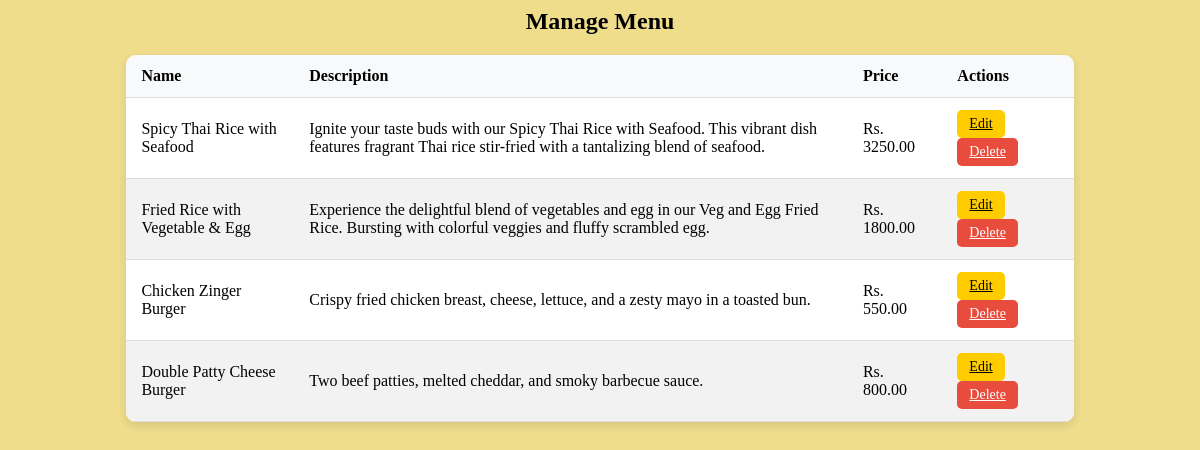
Screenshot of /manage_menu/ with the database file from the repository.
### webstore/models.py (models this page shows, shortened)
class Menu(models.Model):
    name = models.CharField(max_length=50)
    description = models.CharField(max_length=400)
    price = models.FloatField()
    img_url = models.ImageField(upload_to='static/')

### webstore/views.py (the view)
# urls.py: path('manage_menu/', views.manage_menu, name='manage_menu'),
def manage_menu(request):
    items = Menu.objects.all()
    return render(request, 'manage_menu.html', {'items': items})

### webstore/templates/manage_menu.html (shortened to what this page needs)
<h2 class="center">Manage Menu</h2>
<table class="table">
    <thead>
        <tr>
            <th>Name</th>
            <th>Description</th>
            <th>Price</th>
            <th>Actions</th>
        </tr>
    </thead>
    <tbody>
        {% for item in items %}
        <tr>
            <td>{{ item.name }}</td>
            <td>{{ item.description }}</td>
            <td>Rs. {{ item.price|floatformat:2 }}</td>
            <td class="d-flex">
                <a href="{% url 'edit_menu' item.id %}" class="btn btn-warning btn-sm me-2">Edit</a>
                <a href="{% url 'delete_menu' item.id %}" class="btn btn-danger btn-sm">Delete</a>
            </td>
        </tr>
        {% endfor %}
    </tbody>
</table>

### webstore/templates/manage_menu.html (style rules this page uses)
.center { text-align: center; }
.table { width: 80%; margin: 20px auto; border-collapse: collapse; background: #fff; border-radius: 10px; overflow: hidden; box-shadow: 0 4px 10px rgba(0, 0, 0, 0.1); }
.table th, .table td { padding: 12px 15px; text-align: left; border-bottom: 1px solid #ddd; }
.table thead { background: #f8f9fa; font-weight: bold; }
.table tbody tr:nth-child(even) { background: #f2f2f2; }
.btn-sm { padding: 6px 12px; font-size: 14px; border-radius: 5px; }
.btn-warning { background: #ffcc00; color: #000; border: none; }
.btn-danger { background: #e74c3c; color: #fff; border: none; }
.table td a { display: inline-block; margin-right: 10px; }

### rows the page displays
Menu: name "Spicy Thai Rice with Seafood", description "Ignite your taste buds with our Spicy Thai Rice with Seafood. This vibrant dish features fragrant Thai rice stir-fried with a tantalizing blend of seafood.", price "3250.00"
Menu: name "Fried Rice with Vegetable & Egg", description "Experience the delightful blend of vegetables and egg in our Veg and Egg Fried Rice. Bursting with colorful veggies and fluffy scrambled egg.", price "1800.00"
Menu: name "Chicken Zinger Burger", description "Crispy fried chicken breast, cheese, lettuce, and a zesty mayo in a toasted bun.", price "550.00"
Menu: name "Double Patty Cheese Burger", description "Two beef patties, melted cheddar, and smoky barbecue sauce.", price "800.00"
